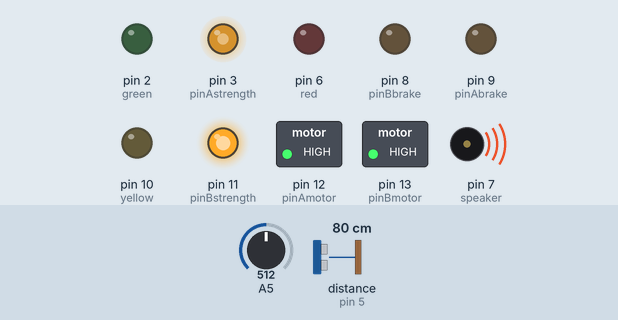
Bench run of a sketch on a simulated Arduino Uno, built with avr-gcc and run on an emulated ATmega328P. On the bench: switched loads named in the sketch (green lamp = pin HIGH), output pins drawn as LEDs (lit = HIGH), buzzer (waves = sounding, pin HIGH). Wiring (inferred from the names in the program): ultrasonic range finder: trigger pin 4; echo pin 5. Dashed ring = blinking. The test bench sets the inputs (shaded band); at power-on: distance to the obstacle (sensor on pin 5) 80 cm, A5 = 512. The echo pulse lasts 58.3 µs per cm; random numbers use the default seed unless the sketch sets one; pins used as bus, display or sensor lines are not drawn.

Above: at 4.2 s.
4.3 s: distance to the obstacle (sensor on pin 5) set to 2 cm
At 4.92 s:
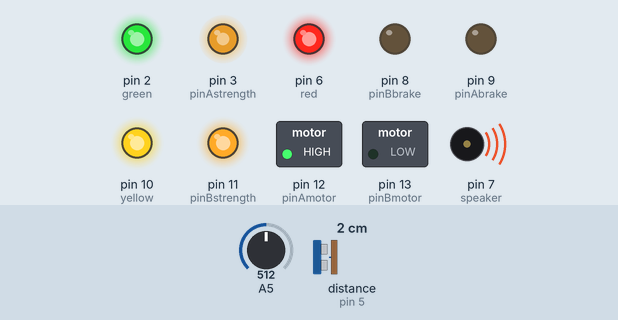
7.3 s: A5 set to 597
10.3 s: A5 set to 631
At 10.43 s:
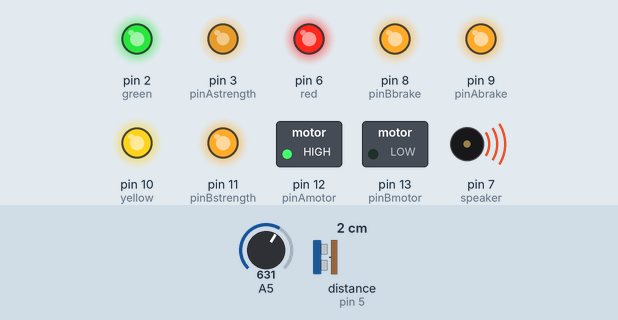
13.3 s: distance to the obstacle (sensor on pin 5) set to 9 cm
16.3 s: distance to the obstacle (sensor on pin 5) set to 12 cm
At 16.46 s:
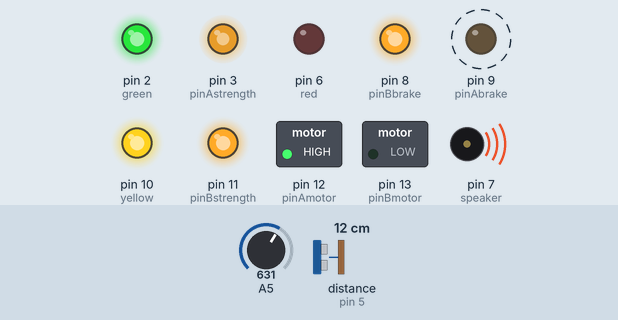
19.3 s: distance to the obstacle (sensor on pin 5) set to 18 cm
22.3 s: distance to the obstacle (sensor on pin 5) set to 22 cm
At 22.6 s:
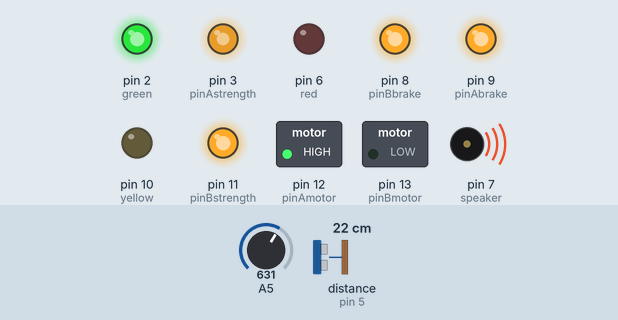
Timing chart, 0 to 27.0 s (numbered marks = the images above; inputs shaded):
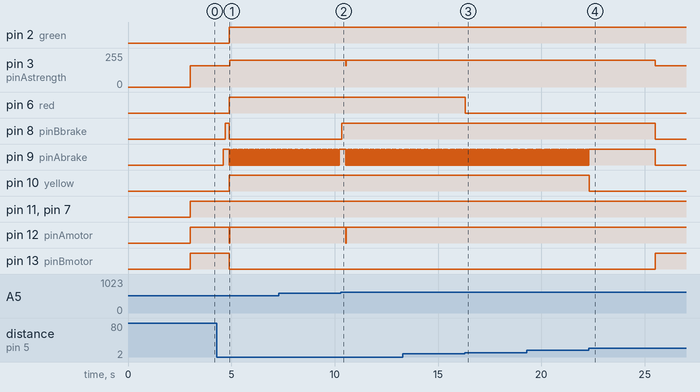

Measured:
- the behaviour switches between 612 and 613 on A5 (found by bisection; images 1 and 2)
- the behaviour switches between 10 and 11 cm on distance to the obstacle (sensor on pin 5) (found by bisection; images 2 and 3)
- the behaviour switches between 20 and 21 cm on distance to the obstacle (sensor on pin 5) (found by bisection; images 3 and 4)
- after the input at 4.3 s, pin 2 (green), pin 6 (red), pin 10 (yellow): LOW → HIGH after 0.60 s; pin 3 (pinAstrength): 160/255 → 200/255 after 0.62 s
- after the input at 16.3 s, pin 6 (red): HIGH → LOW at once
- after the input at 22.3 s, pin 3 (pinAstrength): 200/255 → 160/255 after 3.2 s; pin 8 (pinBbrake): HIGH → LOW after 3.2 s; pin 10 (yellow): HIGH → LOW at once; pin 13 (pinBmotor): LOW → HIGH after 3.2 s

The sketch:

ColinMcArduino.ino
```cpp
/*************************************************************
DO WHAT YOU DO BEST
*************************************************************/
int pinAmotor = 12;
int pinAbrake = 9;
int pinAstrength = 3;

int pinBmotor = 13;
int pinBbrake = 8;
int pinBstrength = 11;

int echoPin = 5;
int trigPin = 4;

int speaker = 7;

int green = 2;
int yellow = 10;
int red = 6;

long duration, cm;

int stopped = 0;

byte pietso = 0;

// this depends on battery voltage
int masterspeed = 160;
int alarmCmRed = 10;
int alarmCm = 20;
int alarmCmGreen = 40;

void setup() {
  //Setup Channel A
  pinMode(pinAmotor, OUTPUT); //Initiates Motor Channel A pin
  pinMode(pinAbrake, OUTPUT); //Initiates Brake Channel A pin
  //Setup Channel B
  pinMode(pinBmotor, OUTPUT); //Initiates Motor Channel B pin
  pinMode(pinBbrake, OUTPUT);  //Initiates Brake Channel B pin

  // Serial Port begin
  Serial.begin (9600);
  //Define inputs and outputs
  pinMode(trigPin, OUTPUT);
  pinMode(echoPin, INPUT);

  // speaker
  pinMode(speaker, OUTPUT);

  // leds
  pinMode(green, OUTPUT);
  pinMode(yellow, OUTPUT);
  pinMode(red, OUTPUT);

  // wait for 3 s before starting
  delay(3000);
}


/*
read distance
*/
void sensorRead(){
  digitalWrite(trigPin, LOW);
  delayMicroseconds(5);
  digitalWrite(trigPin, HIGH);
  delayMicroseconds(10);
  digitalWrite(trigPin, LOW);
  pinMode(echoPin, INPUT);
  duration = pulseIn(echoPin, HIGH);
  cm = (duration/2) / 29.1;
  if(cm < alarmCmRed){
    digitalWrite(green, HIGH);
    digitalWrite(yellow, HIGH);
    digitalWrite(red, HIGH);
  } else if(cm < alarmCm){
    digitalWrite(green, HIGH);
    digitalWrite(yellow, HIGH);
    digitalWrite(red, LOW);
  } else if (cm < alarmCmGreen){
    digitalWrite(green, HIGH);
    digitalWrite(yellow, LOW);
    digitalWrite(red, LOW);
  } else {
    digitalWrite(green, LOW);
    digitalWrite(yellow, LOW);
    digitalWrite(red, LOW);
  }

  pietso = analogRead(5);
  if(pietso > 100){
    stopAB();
  }
}

void turnLeft(int howMuch){
  stopMotorB();
  digitalWrite(pinBmotor, HIGH); //Establishes forward direction of Channel B
  digitalWrite(pinBbrake, LOW);   //Disengage the Brake for Channel B
  analogWrite(11, howMuch);   //Spins the motor on Channel B at full speed
}

void turnRight(int howMuch){
  stopMotorB();
  digitalWrite(pinBmotor, LOW); //Establishes forward direction of Channel B
  digitalWrite(pinBbrake, LOW);   //Disengage the Brake for Channel B
  analogWrite(11, howMuch);   //Spins the motor on Channel B at full speed
}

void turnFullLeft(){ turnLeft(255); }
void turnFullRight(){ turnRight(255); }

void goForward(int howMuch){
  stopMotorA();
  digitalWrite(pinAmotor, LOW); // Establishes forward direction of Channel A
  digitalWrite(pinAbrake, LOW);   // Disengage the Brake for Channel A
  analogWrite(pinAstrength, howMuch);   // Spins the motor on Channel A at full speed
}
void goBackward(int howMuch){
  stopMotorA();
  digitalWrite(pinAmotor, HIGH); // Establishes forward direction of Channel B
  digitalWrite(pinAbrake, LOW);   // Disengage the Brake for Channel B
  analogWrite(pinAstrength, howMuch);   // Spins the motor on Channel B at full speed
}

void stopMotorA(){ digitalWrite(pinAbrake, HIGH); } //Engage the Brake for Channel A
void stopMotorB(){ digitalWrite(pinBbrake, HIGH); } //Engage the Brake for Channel B

void stopAB(){
  stopMotorA();
  stopMotorB();
}

void goForwardMS(int howMuch, int milliseconds){
  sensorRead();
  goForward(howMuch);
  int step = 15;
  for(int i = 0; i < milliseconds;i = i + step){
    delay(step);
    sensorRead();
    if(cm < alarmCm){
      alarmBrake();
      sensorRead();
      // if alarm happened at first
      if(i == 0){
        stopped++;
      }
      cm = 60;
    }
  }
  stopMotorA();
}

void alarmBrake(){
  goBackwardMS(200, 50);
}

void goBackwardMS(int howMuch, int milliseconds){
  goBackward(howMuch);
  delay(milliseconds);
  stopMotorA();
}

int wheelTurnDelay = 100;

void goForwardRight(int howMuch, int milliseconds){
  turnFullRight();
  goForwardMS(howMuch, milliseconds);
  delay(wheelTurnDelay);
  stopMotorB();
}
void goForwardLeft(int howMuch, int milliseconds){
  turnFullLeft();
  goForwardMS(howMuch, milliseconds);
  delay(wheelTurnDelay);
  stopMotorB();
}
void goBackwardRight(int howMuch, int milliseconds){
  turnFullRight();
  goBackwardMS(howMuch, milliseconds);
  delay(wheelTurnDelay);
  stopMotorB();
}
void goBackwardLeft(int howMuch, int milliseconds){
  turnFullLeft();
  goBackwardMS(howMuch, milliseconds);
  delay(wheelTurnDelay);
  stopMotorB();
}

int turnDelay = 200;

void fullTurn(){
  alarmCm = 5;
  goBackwardLeft(masterspeed,1200);
  delay(turnDelay);
  goForwardRight(masterspeed,1200);
  delay(turnDelay);
  goBackwardLeft(masterspeed,1200);
  delay(turnDelay);
  goForwardRight(masterspeed,1200);
  delay(turnDelay);
  alarmCm = 20;
}

void leftTurn(){
  goBackwardRight(masterspeed,1600);
  delay(turnDelay);
  goForwardLeft(masterspeed,1200);
  delay(turnDelay);
}

void rightTurn(){
  goBackwardLeft(masterspeed,1600);
  delay(turnDelay);
  goForwardRight(masterspeed,1200);
  delay(turnDelay);
}

void startSpeaker(){
  digitalWrite(speaker, LOW);
  digitalWrite(speaker, HIGH);
}
void endSpeaker(){
  digitalWrite(speaker, HIGH);
  digitalWrite(speaker, LOW);
}


void loop(){
  startSpeaker();
  if(stopped == 5){
    stopped = 0;
    goBackwardMS(masterspeed, 1200);
    alarmCm = 20;
  }

  int randNumber = random(1, 4);
  switch (randNumber) {
    case 1:
      leftTurn();
      goForwardMS(masterspeed, 5000);
      break;
    case 2:
      rightTurn();
      goForwardMS(masterspeed, 5000);
      break;
    case 3:
      fullTurn();
      goForwardMS(masterspeed, 5000);
      break;
    case 4:
      rightTurn();
      goForwardMS(masterspeed, 5000);
      break;
  }
  alarmCm = 20;
  delay(500);
  endSpeaker();
}
```
